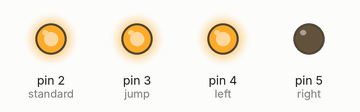
Simulated run of this sketch. Board: Arduino Uno, built with avr-gcc and run on an emulated ATmega328P. Parts: output pins drawn as LEDs (lit = HIGH).

Above: at 0.3 s.
At 2.02 s:
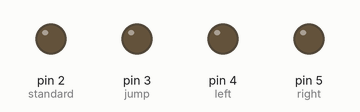
Timing chart, 0 to 3.0 s (numbered marks = the images above):
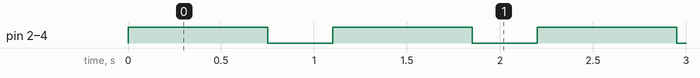

The sketch:

forward_aerial.ino
```cpp
const int standard = 2;
const int jump = 3;
const int left = 4;
const int right = 5;
int timeToWait = 750;
void setup() {
  pinMode(left, OUTPUT);
  pinMode(right, OUTPUT);
  pinMode(standard, OUTPUT);
  pinMode(jump, OUTPUT);
}

void loop() {
  digitalWrite(standard, HIGH);
  digitalWrite(left, HIGH);
  digitalWrite(jump, HIGH);
  delay(timeToWait);
  digitalWrite(standard, LOW);
  digitalWrite(left, LOW);
  digitalWrite(jump, LOW);
  delay(350);
}
```

Measured:
- by itself, pin 2 (standard), pin 3 (jump), pin 4 (left): alternates HIGH for 0.75 s and LOW for 0.35 s
